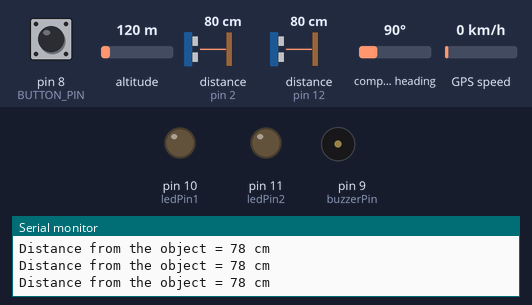
Simulated run of this sketch. Board: Arduino Uno, built with avr-gcc and run on an emulated ATmega328P. On the bench: output pins drawn as LEDs (lit = HIGH), buzzer (waves = sounding), the last lines printed to the serial monitor. Wiring (inferred from the names in the program): 2 × ultrasonic range finder: trigger pin 3, echo pin 2 / trigger pin 13, echo pin 12. Dashed ring = blinking. The test bench sets the inputs (shaded band); at power-on: distance to the obstacle (sensors on pin 2, pin 12) 80 cm, pin 8 (BUTTON_PIN) LOW, altitude 120 m, compass heading 90°, GPS speed 0 km/h. The echo pulse lasts 58.3 µs per cm; the GPS gets a fix after 3 s at 37.7749, -122.4194 with 8 satellites; the modem accepts every AT command (registered, SIM ready, sends succeed) and sends nothing else; pins used as bus, display or sensor lines are not drawn.

Above: at 1.2 s.
1.3 s: distance to the obstacle (sensor on pin 2) set to 28 cm
4.3 s: distance to the obstacle (sensor on pin 2) set to 24 cm
At 4.62 s:
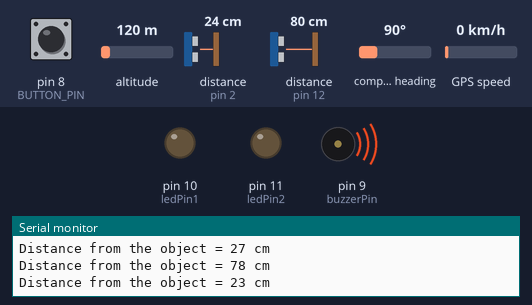
7.3 s: pin 8 (BUTTON_PIN) pulled HIGH for 0.15 s
At 9.96 s:
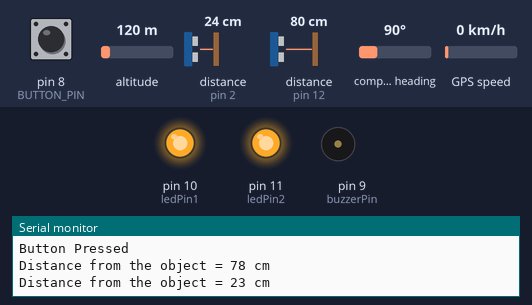
10.4 s: distance to the obstacle (sensor on pin 2) set to 120 cm
At 12.5 s:
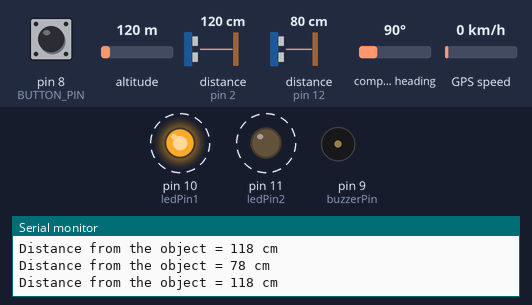
13.4 s: distance to the obstacle (sensor on pin 12) set to 28 cm
16.4 s: distance to the obstacle (sensor on pin 12) set to 23 cm
At 16.7 s:
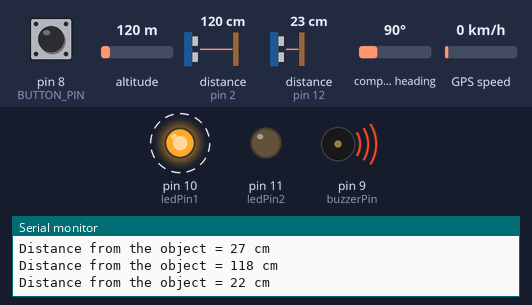
Timing chart, 0 to 20.4 s (numbered marks = the images above; inputs shaded):
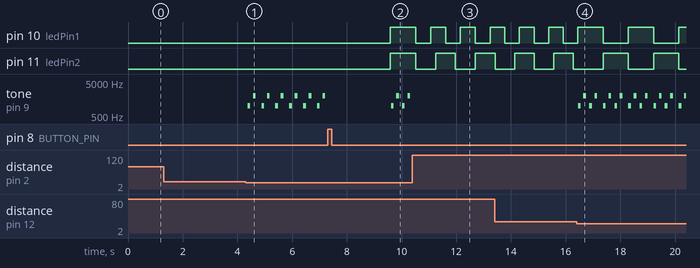

The sketch:

final_v7.ino
```cpp
#include <TinyGPS++.h>
#include <SoftwareSerial.h>

static const uint32_t GPSBaud = 9600;


TinyGPSPlus gps;

SoftwareSerial neo6m(4, 5); //Tx, Rx
SoftwareSerial sim800l(7, 6); // Tx, Rx for SIM800L module

#define BUTTON_PIN 8 // Pin where the button is connected
unsigned long previousMillis1 = 0;
unsigned long previousMillis2 = 0;
unsigned long lastBlinkTime = 0;
const long interval1 = 500; // Interval for LED1 blink (in milliseconds)
const long interval2 = 700; // Interval for LED2 blink (in milliseconds)
const int ledPin1 = 10; // pin for Led 1
const int ledPin2 = 11;// pin for Led 2
const int buzzerPin = 9; // Pin for buzzer
const int trigPin1 = 13; // Ultrasonic Sensors Trig and Echo pins
const int echoPin1 = 12; //**
const int trigPin2 = 3;//**
const int echoPin2 = 2;//**
boolean buttonPressed = false; //Button State initially not pressed
int emergency_state=1; // Initializing Emergency State as 1


//---------------------------------------------------------------------------------------------
boolean getResponse(String expected_answer, unsigned int timeout = 1000) {
  boolean flag = false;
  String response = "";
  unsigned long previous;
  //*************************************************************
  for (previous = millis(); (millis() - previous) < timeout;) {
    while (sim800l.available()) {
      response = sim800l.readString();
      if (response.indexOf(expected_answer) > 0) {
        flag = true;
        goto OUTSIDE;
      }
    }
  }
  //*************************************************************
  OUTSIDE:
  if (response != "") { Serial.println(response); }
  return flag;
}
//---------------------------------------------------------------------------------------------
boolean sendATComm(String command, String expected_answer, int timeout, int total_tries) {
  TryAgain:

  for (int i = 1; i <= total_tries; i++) {
    sim800l.println(command);
    if (getResponse(expected_answer, timeout) == true) {
      break;
    }
    else {
      Serial.print(".");
    }
  }

}

void sendSMS(String number, String msg) {
  Serial.println("Calling Sim800l");
  sendATComm("AT+CMGS=\"" + String(number) + "\"", ">", 1000, 5); // This will try sending the message for 5 times
  sim800l.print(msg);
  sim800l.write(26); // ASCII code for Ctrl+Z to send the message
  delay(1000);
  buttonPressed = true; // Mark the button as pressed to avoid sending multiple SMS
  Serial.println("Button Pressed");
}

void buzzer(){
  tone(buzzerPin, 1000); // 1000 Hz tone
  delay(100);
  noTone(buzzerPin);// Turn off the buzzer for 100 milliseconds
  delay(100);
  // Repeat the process for a different tone
  tone(buzzerPin, 2000); // 2000 Hz tone
  delay(100);
  noTone(buzzerPin);
  delay(100);
}

void ultrasonic(int trigPin, int echoPin, int buzzerPin) {
  digitalWrite(trigPin, LOW);
  delayMicroseconds(2);
  digitalWrite(trigPin, HIGH);
  delayMicroseconds(10);
  digitalWrite(trigPin, LOW);
  long duration = pulseIn(echoPin, HIGH); // Reads the echoPin, returns the sound wave travel time in microseconds
  int distance = duration * 0.034 / 2; // Calculating distance using formula in the datasheet
  Serial.print("Distance from the object = ");
  Serial.print(distance);
  Serial.println(" cm");

  if (distance < 25) { // If distance is less than 25, ring buzzer
    buzzer();
  }
}


void gps_location(){
  neo6m.begin(GPSBaud); // Start communication with Arduino
  neo6m.listen(); // Call the Module
  Serial.println("Calling GPS");
  unsigned long startMillis = millis();
  while (millis() - startMillis < 1000) { // Wait for 1 second
    while (neo6m.available()) {
      gps.encode(neo6m.read());
      if (gps.location.isUpdated()) { // Formatting the NMEA sentences
        Serial.print("Latitude= ");
        Serial.print(gps.location.lat(), 6);
        Serial.print(" Longitude= ");
        Serial.println(gps.location.lng(), 6);
        return;
      }
    }
  neo6m.end(); // End communication with the Module
  }
  Serial.println("No GPS data available, help required");
}

void blinkLED(){
  unsigned long currentMillis = millis(); // Get the current time

  // Blink LED1
  if (currentMillis - previousMillis1 >= interval1) {
    previousMillis1 = currentMillis; // Save the last time LED1 was blinked
    digitalWrite(ledPin1, !digitalRead(ledPin1)); // Toggle LED1
  }

  // Blink LED2
  if (currentMillis - previousMillis2 >= interval2) {
    previousMillis2 = currentMillis; // Save the last time LED2 was blinked
    digitalWrite(ledPin2, !digitalRead(ledPin2)); // Toggle LED2
  }
}


void setup(){
  Serial.begin(9600); // Initialise the communication with Arduino
  // Declare the modes for all different Pins
  pinMode(ledPin1, OUTPUT);
  pinMode(ledPin2, OUTPUT);
  pinMode(trigPin1, OUTPUT);
  pinMode(echoPin1, INPUT);
  pinMode(trigPin2, OUTPUT);
  pinMode(echoPin2, INPUT);
}

void loop(){

  ultrasonic(trigPin1, echoPin1, buzzerPin); // Calculates distance from the 1st Sensor
  ultrasonic(trigPin2, echoPin2, buzzerPin); // Calculates distance from the 2nd Sensor
  delay(100);

  if (digitalRead(BUTTON_PIN) == HIGH && !buttonPressed) {
    emergency_state=0; // in emergency state, state is changed from 1 to 0
    gps_location(); //call gps function for location
    sim800l.begin(9600); // start comm with sim800l
    sim800l.listen(); // call the sim800l module
    String message; // declare local variable for mesasge
    message = "HELP ME!!! https://www.google.com/maps?q=" + String(gps.location.lat(), 6) + "," + String(gps.location.lng(), 6);
    Serial.println(message);
    sendSMS("447888196873", message); // send SMS to this number
    lastBlinkTime = millis(); // Capture the time for counting later for led's

  }

  if(emergency_state!=1){

    if (millis() - lastBlinkTime < 600000) {  // Check if 10 minutes have passed since the LEDs started blinking

      blinkLED(); // Blink LED function to blink LED's
      ultrasonic(trigPin1, echoPin1, buzzerPin); // Keep scanning for obstacles
      ultrasonic(trigPin2, echoPin2, buzzerPin);

    }
    else{
      digitalWrite(ledPin1, LOW); // Turn the led's off
      digitalWrite(ledPin2, LOW);
      emergency_state=1; // Back to normal state
    }
  }
}
```

Measured:
- the behaviour switches between 26 and 25 cm on distance to the obstacle (sensor on pin 2) (found by bisection; images 0 and 1)
- the behaviour switches between 26 and 25 cm on distance to the obstacle (sensor on pin 12) (found by bisection; images 3 and 4)
- after the input at 4.3 s, tone on pin 9 (buzzerPin): silent → 1000 Hz after 0.08 s, then repeats every 0.51 s: silent 0.10 s, 2000 Hz 0.10 s, silent 0.21 s, 1000 Hz 0.10 s
- after the input at 7.3 s, pin 10 (ledPin1), pin 11 (ledPin2): LOW → HIGH after 2.3 s
- after the input at 10.4 s, pin 10 (ledPin1): alternates HIGH for 0.54 s and LOW for 0.54 s, starting after 0.67 s; tone on pin 9 (buzzerPin): stops changing and stays silent
- after the input at 16.4 s, pin 10 (ledPin1), pin 11 (ledPin2): alternates HIGH for 0.92 s and LOW for 0.92 s, starting after 0.97 s; tone on pin 9 (buzzerPin): silent → 1000 Hz after 0.05 s, then repeats every 0.92 s: silent 0.10 s, 2000 Hz 0.10 s, silent 0.11 s, 1000 Hz 0.10 s, silent 0.10 s, 2000 Hz 0.10 s, silent 0.21 s, 1000 Hz 0.10 s
